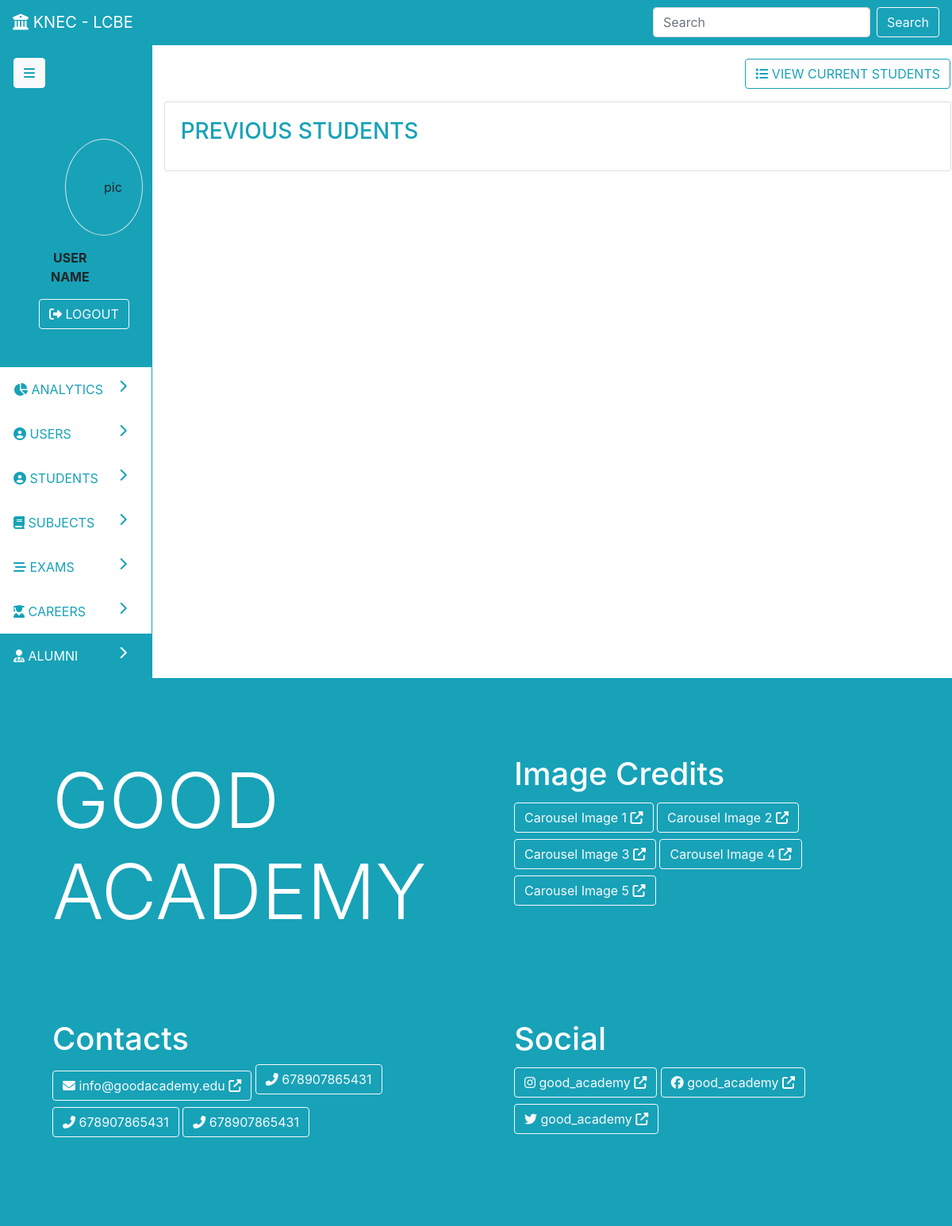
The page /alumni on the database as committed earlier.
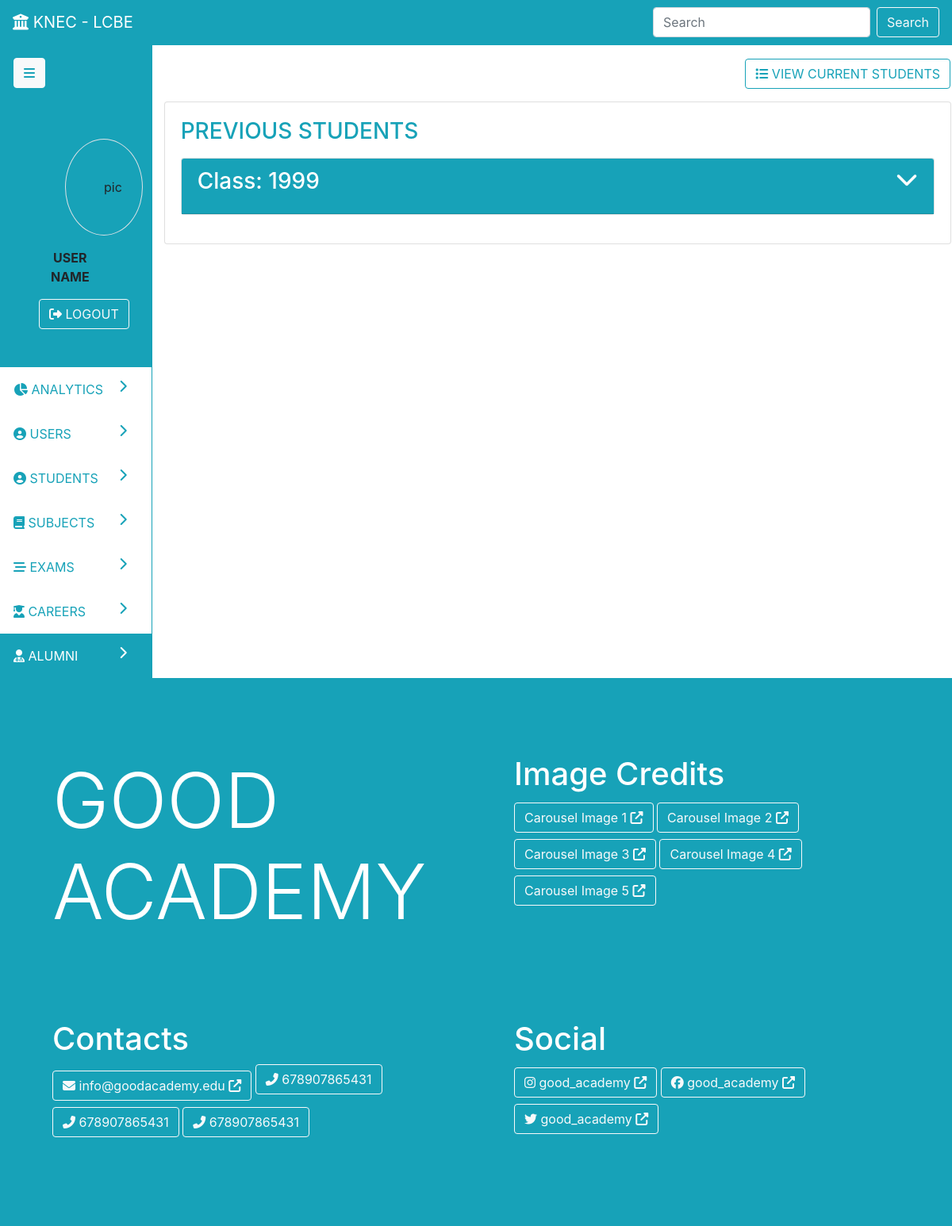
The same page on the database as committed later.
### parent/models.py (models this page shows, shortened)
class Group(db.Model):
	id = db.Column(db.Integer, primary_key=True)
	year = db.Column(db.String(19), nullable=False)
	students = db.relationship('Student', backref='group', lazy=True, cascade='all, delete')
	status = db.Column(db.String(19), nullable=False, default='ongoing')
	exams = db.relationship('Exam', backref='group', lazy=True, cascade='all, delete')
	created_at = db.Column(db.DateTime, nullable=False, default=datetime.utcnow)
	updated_at = db.Column(db.DateTime, nullable=True, onupdate=datetime.utcnow)

### parent/routes.py (the view)
@app.route('/alumni', methods=['POST', 'GET'])
def alumni():
	groups = Group.query.filter_by(status='alumni')
	return render_template('admin/alumni.html', nav='dash', page='alumni', action='read', groups=groups)

### parent/templates/admin/alumni.html (shortened to what this page needs)
{% extends 'admin-dash.html' %}
{% block pagedata %}
{% if action=='read' %}
<div class="row">
	<div class="col p-3">
		<a class="btn float-right btn-outline-info" href="{{ url_for('students') }}"><i class="fas fa-list"></i> VIEW CURRENT STUDENTS</a>
	</div>
</div>
<div class="card">
	<div class="card-body">
		<h3 class="card-title text-info">PREVIOUS STUDENTS</h3>
		{% for group in groups %}
		<div class="card my-3">
			<div class="card-header bg-info text-white" data-toggle="collapse" data-target="#{% print(group.id) %}" aria-expanded="false" aria-controls="{% print(group.id) %}">
				<h3 class="card-title">Class: {% print(group.year) %} <i class="fas fa-chevron-down float-right"></i></h3>
			</div>
		</div>
		{% endfor %}
	</div>
</div>
{% endif %}
{% endblock %}

Rows that differ between the two databases and show on the page:
now on this page (row edited): Group: year "1999"
